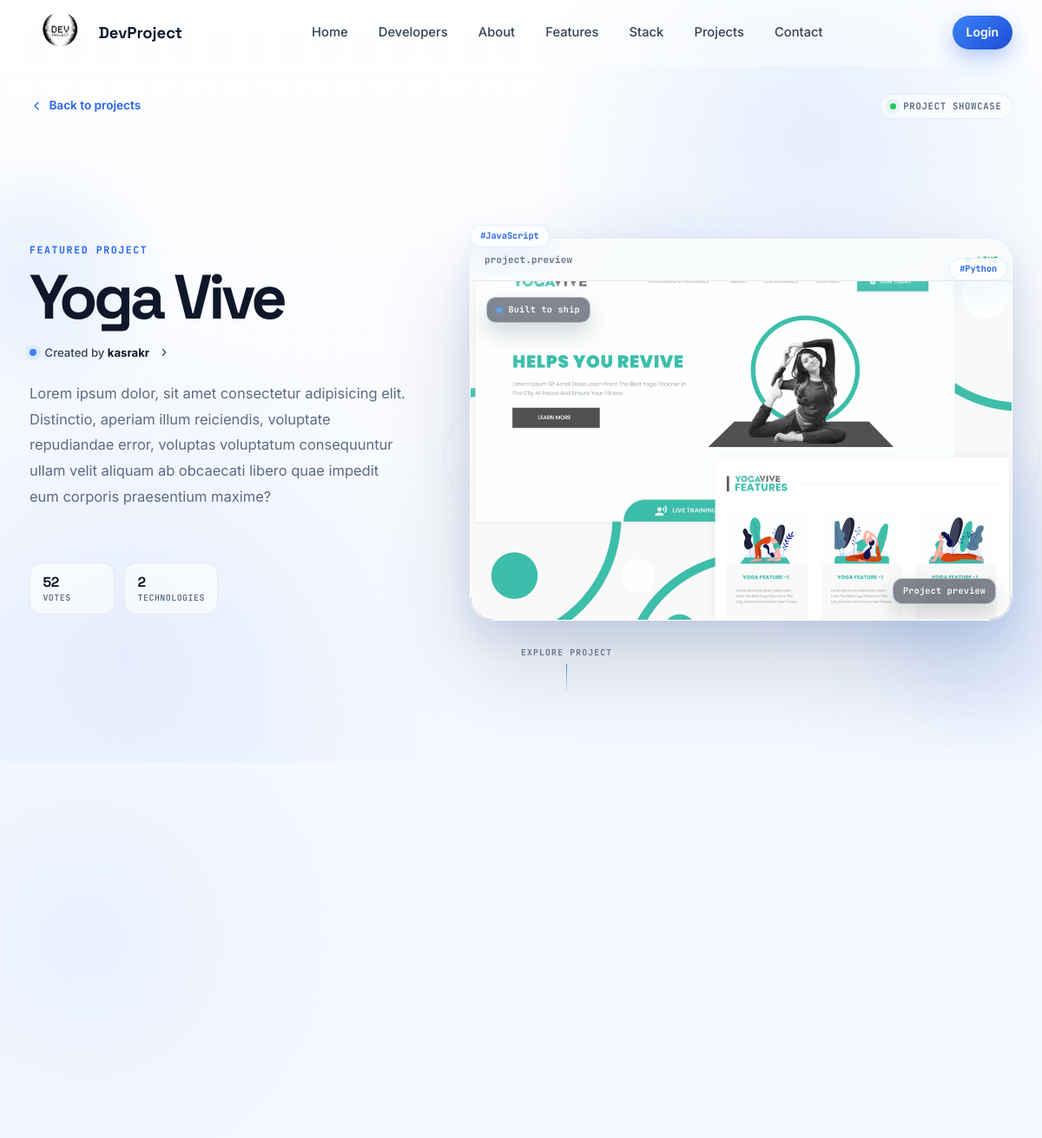
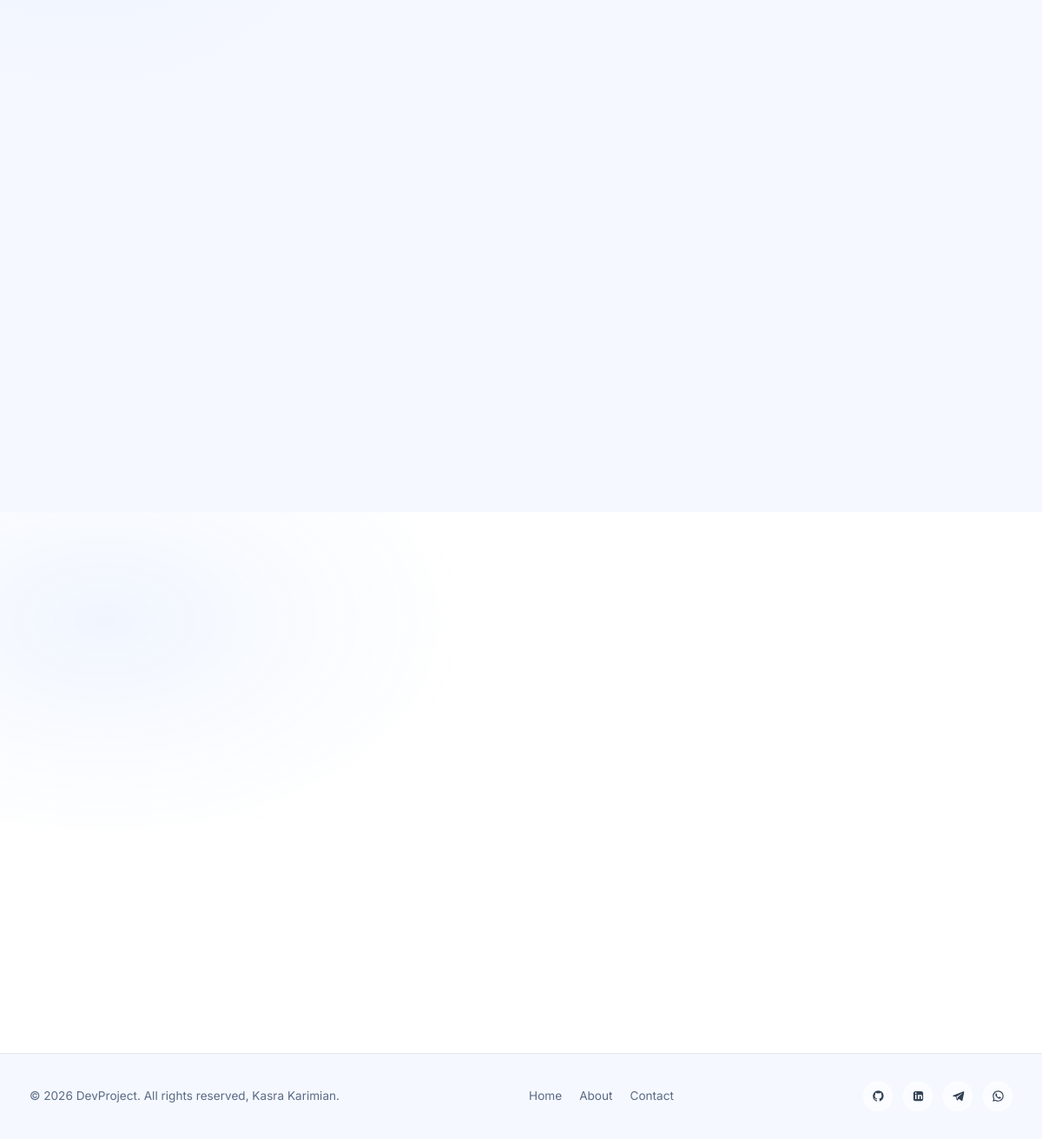
/projects/project/091d8186-20af-4a6a-9718-521eda20200a/, run on the app's committed database (2 pictures, top to bottom).
### projects/models.py (models this page shows, shortened)
class Project(models.Model):
    owner = models.ForeignKey(profile, null=True, blank=True, on_delete = models.SET_NULL)
    title = models.CharField (max_length=200)
    description = models.TextField (null=True, blank=True) #null is for db and blank is for usert to be empty
    demo_link = models.TextField (max_length=2000, null=True, blank=True)
    featured_image = models.ImageField(blank=True, null=True, default='default.jpg') # add image if its not uploaded shows default image
    tags = models.ManyToManyField (tag, blank=True)   # many to many relationship with tag
    vote_total = models.IntegerField (default= 0, null=True, blank=True)
    vote_ratio = models.IntegerField (default= 0, null=True, blank=True)
    source_link = models.TextField (max_length=2000, null=True, blank=True)
    created = models.DateTimeField (auto_now_add=True)
    id = models.UUIDField (default=uuid.uuid4, unique=True, primary_key=True, editable=False)

class tag (models.Model):
    name = models.CharField(max_length=200)
    created = models.DateTimeField(auto_now_add=True)
    id = models.UUIDField(default=uuid.uuid4, unique=True, primary_key=True, editable=False)
    def __str__(self):
        return self.name

### users/models.py (models this page shows)
class profile(models.Model):
    user = models.OneToOneField(User, on_delete=models.CASCADE, null=True, blank=True) # cascade means anytime user deleted profile will deletes too.
    name = models.CharField(max_length=200, null=True, blank=True)
    location = models.CharField(max_length=200, null=True, blank=True)
    username = models.CharField(max_length=200, null=True, blank=True)
    email = models.EmailField(max_length=200, null=True, blank=True)
    short_intro = models.CharField(max_length=200, null=True, blank=True)
    bio = models.TextField(null=True, blank=True)
    profile_image = models.ImageField(null=True, blank=True, upload_to='profiles/', default='profiles/default_profile.jpg')
    social_github = models.CharField(max_length=200, null=True, blank=True)
    social_linkedin = models.CharField(max_length=200, null=True, blank=True)
    social_telegram = models.CharField(max_length=200, null=True, blank=True)
    social_whatsapp = models.CharField(max_length=200, null=True, blank=True)
    social_youtube = models.CharField(max_length=200, null=True, blank=True)
    social_website = models.CharField(max_length=200, null=True, blank=True)
    created = models.DateTimeField(auto_now_add=True)
    id = models.UUIDField(default=uuid.uuid4, unique=True, primary_key=True, editable=False)
    def __str__(self):
        return str(self.username)

### projects/views.py (the view, shortened to what this page needs)
# urls.py: path('project/<str:pk>/',views.project, name="project"), #string named pk
def project(request, pk):
    projectObj = get_object_or_404(Project, id=pk)
    tags = projectObj.tags.all()
    reviews = projectObj.reviews.all().order_by('-created')
    user_review = None
    if request.user.is_authenticated:
        user_review = reviews.filter(owner=request.user.profile).first()
    form = ReviewForm()
    context = {
        'projectlist': projectObj,
        'tags': tags,
        'reviews': reviews,
        'user_review': user_review,
        'form': form,
    }
    return render(request, 'projects/single-project.html', context)

### projects/templates/projects/single-project.html (shortened to what this page needs)
{% extends 'main.html' %}
{% block content %}
<section class="project-cinema" data-project-cinema>
  <div class="project-cinema__glow project-cinema__glow--one"></div>
  <div class="section-inner">
    <div class="project-cinema__topbar">
      <a href="{% url 'projects' %}" class="back-link project-cinema__back">
        <svg viewBox="0 0 24 24" aria-hidden="true">
          <path d="M15 6 9 12l6 6" />
        </svg>
        Back to projects
      </a>
      <span class="project-cinema__status">
        <span class="project-cinema__status-dot"></span>
        Project showcase
      </span>
    </div>
    <div class="project-cinema__layout">
      <div class="project-cinema__copy">
        <p class="project-cinema__eyebrow">Featured project</p>
        <h1 class="project-cinema__title">
          {{ projectlist.title }}
        </h1>
        {% if projectlist.owner %}
        <a href="{% url 'userProfile' projectlist.owner.id %}" class="project-cinema__owner">
          <span class="project-cinema__owner-dot"></span>
          <span>Created by <strong>{{ projectlist.owner }}</strong></span>
          <svg viewBox="0 0 24 24" aria-hidden="true">
            <path d="m9 18 6-6-6-6" />
          </svg>
        </a>
        {% endif %}
        <p class="project-cinema__description">
          {{ projectlist.description|truncatewords:42 }}
        </p>
        <div class="project-cinema__stats">
          <div class="project-cinema__stat">
            <span class="project-cinema__stat-value">{{ projectlist.vote_total|default:0 }}</span>
            <span class="project-cinema__stat-label">Votes</span>
          </div>
          <div class="project-cinema__stat">
            <span class="project-cinema__stat-value">{{ tags|length }}</span>
            <span class="project-cinema__stat-label">Technologies</span>
          </div>
        </div>
      </div>
      <div class="project-cinema__stage" data-project-tilt>
        <div class="project-cinema__frame">
          <div class="project-cinema__frame-bar">
            <span class="project-cinema__frame-title">project.preview</span>
            <span class="project-cinema__frame-live">
              <span></span>
              live
            </span>
          </div>
          <div class="project-cinema__image-wrap">
            {% if projectlist.featured_image %}
            <img
              src="{{ projectlist.featured_image.url }}"
              alt="{{ projectlist.title }} preview"
              class="project-cinema__image"
            />
            {% else %}
            <img
              src="https://placehold.co/1200x760/0F172A/EFF6FF?text={{ projectlist.title|urlencode }}"
              alt="Preview for {{ projectlist.title }}"
              class="project-cinema__image"
            />
            {% endif %}
            <div class="project-cinema__badge project-cinema__badge--top">
              <span class="project-cinema__badge-dot"></span>
              Built to ship
            </div>
            <div class="project-cinema__badge project-cinema__badge--bottom">
              {% if projectlist.created_at %}
              {{ projectlist.created_at|date:"F j, Y" }}
              {% else %}
              Project preview
              {% endif %}
            </div>
          </div>
        </div>
        {% if tags %}
        <div class="project-cinema__tag-cloud">
          {% for tag in tags|slice:":6" %}
          <a href="{% url 'projects' %}?tag={{ tag }}" class="project-cinema__tag">
            #{{ tag }}
          </a>
          {% endfor %}
        </div>
        {% endif %}
      </div>
    </div>
    <div class="project-cinema__scroll">
      <span>Explore project</span>
    </div>
  </div>
</section>
<section class="section project-story" id="project-details">
  <div class="section-inner">
    <div class="project-story__layout">
      <div class="project-story__main">
      </div>
      <aside class="project-story__aside">
      </aside>
    </div>
  </div>
</section>
<section class="section project-reviews" id="project-reviews">
  <div class="section-inner">
    <div class="project-reviews__layout">
      <div class="project-reviews__list-wrap">
        <div class="section__head">
        </div>
        {% if reviews %}
        <div class="project-reviews__list">
        </div>
        {% else %}
        <p class="project-reviews__empty glass reveal">
          No reviews yet — be the first to share your thoughts.
        </p>
        {% endif %}
      </div>
      <div class="project-reviews__form-wrap">
      </div>
    </div>
  </div>
</section>
{% endblock content %}

### data on the page
Project: title "Yoga Vive", owner "kasrakr", description "Lorem ipsum dolor, sit amet consectetur adipisicing elit. Distinctio, aperiam illum reiciendis, voluptate repudiandae error, voluptas voluptatum consequuntur ullam velit aliquam ab obcaecati libero quae impedit eum corporis praesentium maxime?", vote_total "52", featured_image (picture)
tag: name "JavaScript"
tag: name "Python"

### other printed values
{{ tags|length }} "2"
